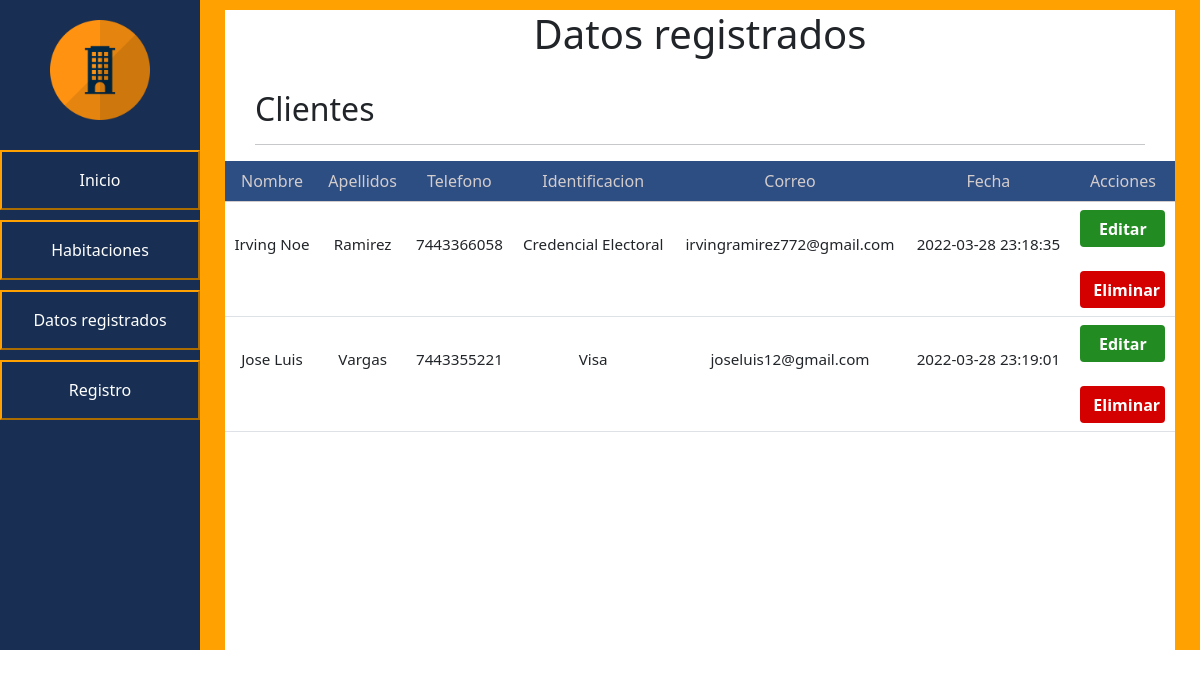
The page /PHP/datos-registrados.php on the database as committed earlier.
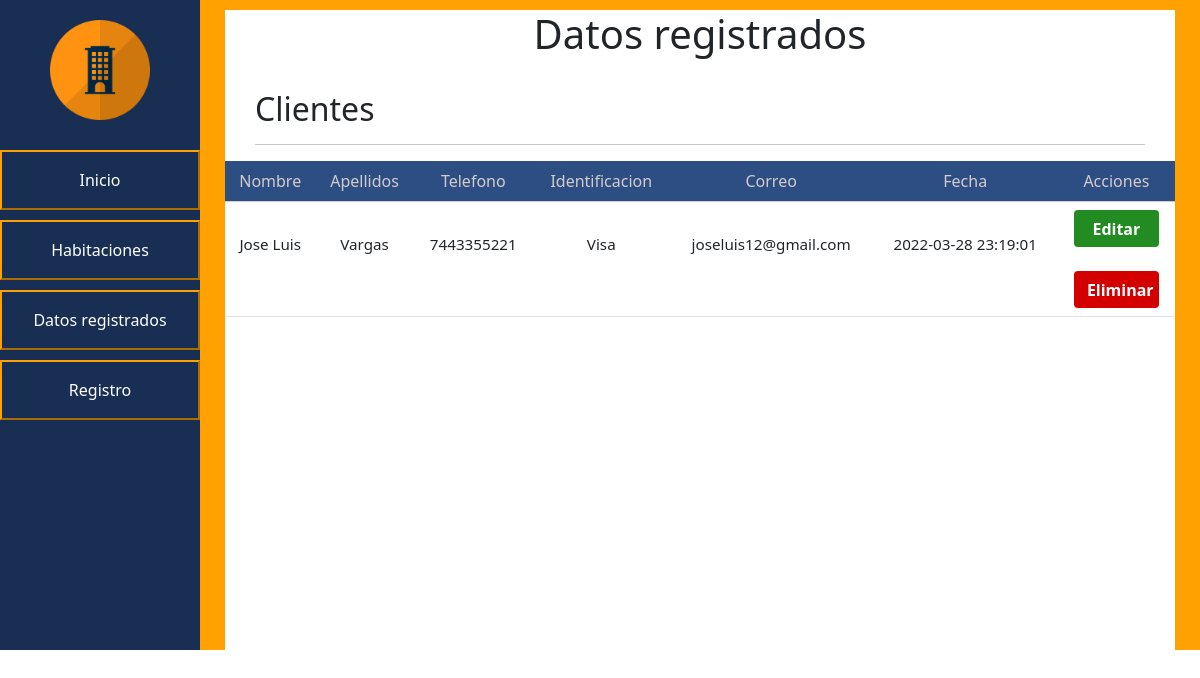
The same page on the database as committed later.
### tables this page shows
CREATE TABLE `clientes` (
  `idClientes` int(11) NOT NULL,
  `Nombre` varchar(45) NOT NULL,
  `Apellidos` varchar(45) NOT NULL,
  `Telefono` varchar(20) NOT NULL,
  `Identificacion` varchar(45) NOT NULL,
  `Correo` varchar(50) NOT NULL,
  `Fechadeingreso` datetime NOT NULL
);

### PHP/datos-registrados.php (the view, shortened to what this page needs)
<!DOCTYPE html>
<html>
<head>
    <link href="https://cdn.jsdelivr.net/npm/bootstrap@5.0.2/dist/css/bootstrap.min.css" rel="stylesheet">
    <link rel="stylesheet" type="text/css" href="../css/styles-datos-registrados.css">
</head>
<body>
	<div id="general">
		<div id="navegacion">
			<div id="navegacion-alineacion">
				<img src="..\img\img2.png" id="img1">
				<a href="index.php">
					<button class="animacion-btn" id="boton">Inicio</button>
				</a>
				<a href="habitaciones.php">
					<button class="animacion-btn" id="boton">Habitaciones</button>
				</a>
				<a href="datos-registrados.php">
					<button class="animacion-btn" id="boton">Datos registrados</button>
				</a>
                <a href="registro.php?pagina=1">
                    <button class="animacion-btn" id="boton">Registro</button>
                </a>
			</div>
		</div>
		<div id="cuerpo">
			<div id="contenido-cuerpo">
				<h1 style="text-align: center;">Datos registrados </h1>
				<br>
                <h2 id="titulo"> Clientes </h2>
                <hr style="margin-left: 30px; margin-right: 30px;">
                <table class="table table-hover">
                    <thead>
                        <tr class="tittleback">
                            <th scope="col">Nombre</th>
                            <th scope="col">Apellidos</th>
                            <th scope="col">Telefono</th>
                            <th scope="col">Identificacion</th>
                            <th scope="col">Correo</th>
                            <th scope="col">Fecha</th>
                            <th scope="col">Acciones</th>
                        </tr>
                    </thead>
                    <tbody>
                        <?php
                        $cont = include ("conexion.php");
                        if ($cont == true){
                        $consulta="SELECT * FROM clientes";
                        $resultado = mysqli_query($enlace,$consulta);
                        while ($mostrar=mysqli_fetch_array($resultado)){
                        ?>
                            <tr>
                                <td class="datatable"> <br> <?php echo $mostrar['Nombre'] ?> </td>
                                <td class="datatable"> <br> <?php echo $mostrar['Apellidos'] ?> </td>
                                <td class="datatable"> <br> <?php echo $mostrar['Telefono'] ?> </td>
                                <td class="datatable"> <br> <?php echo $mostrar['Identificacion'] ?> </td>
                                <td class="datatable"> <br> <?php echo $mostrar['Correo'] ?> </td>
                                <td class="datatable"> <br> <?php echo $mostrar['Fechadeingreso'] ?> </td>
                                <td>
                                   <button type="button" class="buttonupdate" data-bs-toggle="modal" data-bs-target="#updatemodal<?php echo $mostrar['idClientes'];?>">
                                        Editar
                                    </button>
                                    <br><br>
                                    <button type="button" class="buttondelete" data-bs-toggle="modal" data-bs-target="#deletetemodal<?php echo $mostrar['idClientes'];?>">
                                        Eliminar
                                    </button>
                                </td>
                            </tr>
                        <?php
                        }
                        }
                        ?>
                    </tbody>
                </table>
		</div>
	</div>
</body>
</html>

Rows that differ between the two databases and show on the page:
removed clientes: Nombre "Irving Noe", Apellidos "Ramirez", Telefono "7443366058", Identificacion "Credencial Electoral", Correo "irvingramirez772@gmail.com", Fechadeingreso "2022-03-28 23:18:35"
